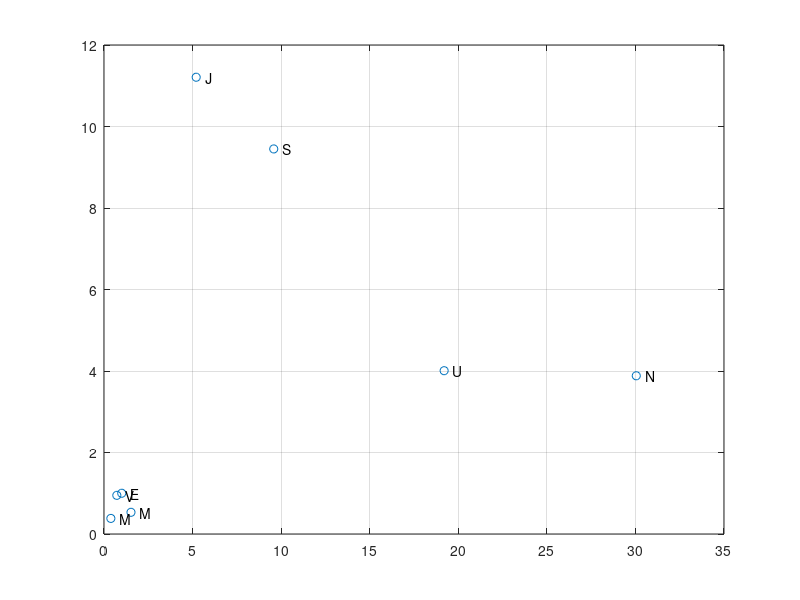
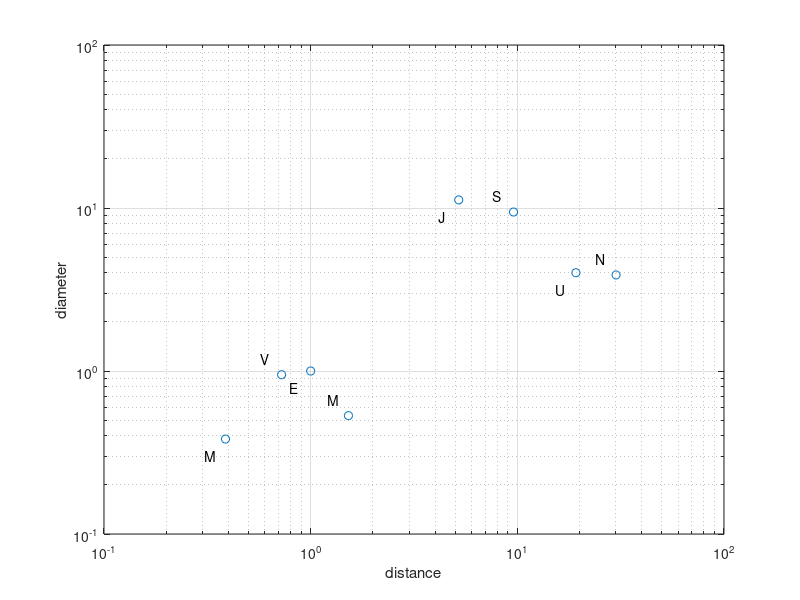

Source code (MATLAB) for these figures, in order:


x = [4879 57900000;
12104 108200000;
12756 149600000;
6792 227900000;
142984 778600000;
120536 1433500000;
51118 2872500000;
49528 4495100000];

x = fliplr(x);
x(:, 1) = x(:, 1)./149600000;
x(:, 2) = x(:, 2)./12756;

names = ["Mercury"
"Venus"
"Earth"
"Mars "
"Jupiter"
"Saturn"
"Uranus"
"Neptune"];


%%

figure(1)
plot(x(:, 1), x(:, 2), 'o');

for i = 1:length(names)
    text(x(i, 1) + 0.5, x(i, 2), names(i));
end

grid on

%%
figure(2)

loglog(x(:, 1), x(:, 2), 'o');

for i = 1:length(names)
    xi = 10 ^ (10 * log10(x(i, 1)) / 10 - 0.1);
    
    if mod(i, 2) == 0
        yi = 10 ^ (0.1 + 10 * log10(x(i, 2)) / 10);
        text(xi, yi, names(i));
    else
        yi = 10 ^ (10 * log10(x(i, 2)) / 10 - 0.1);
        text(xi, yi, names(i));
    end    
end

xlim([0.1, 10 ^ ceil(log10(x(end, 1)))]);
ylim([0.1, 10 ^ ceil(log10(max(x(:, 2))))]);
xlabel('distance')
ylabel('diameter')
grid on
